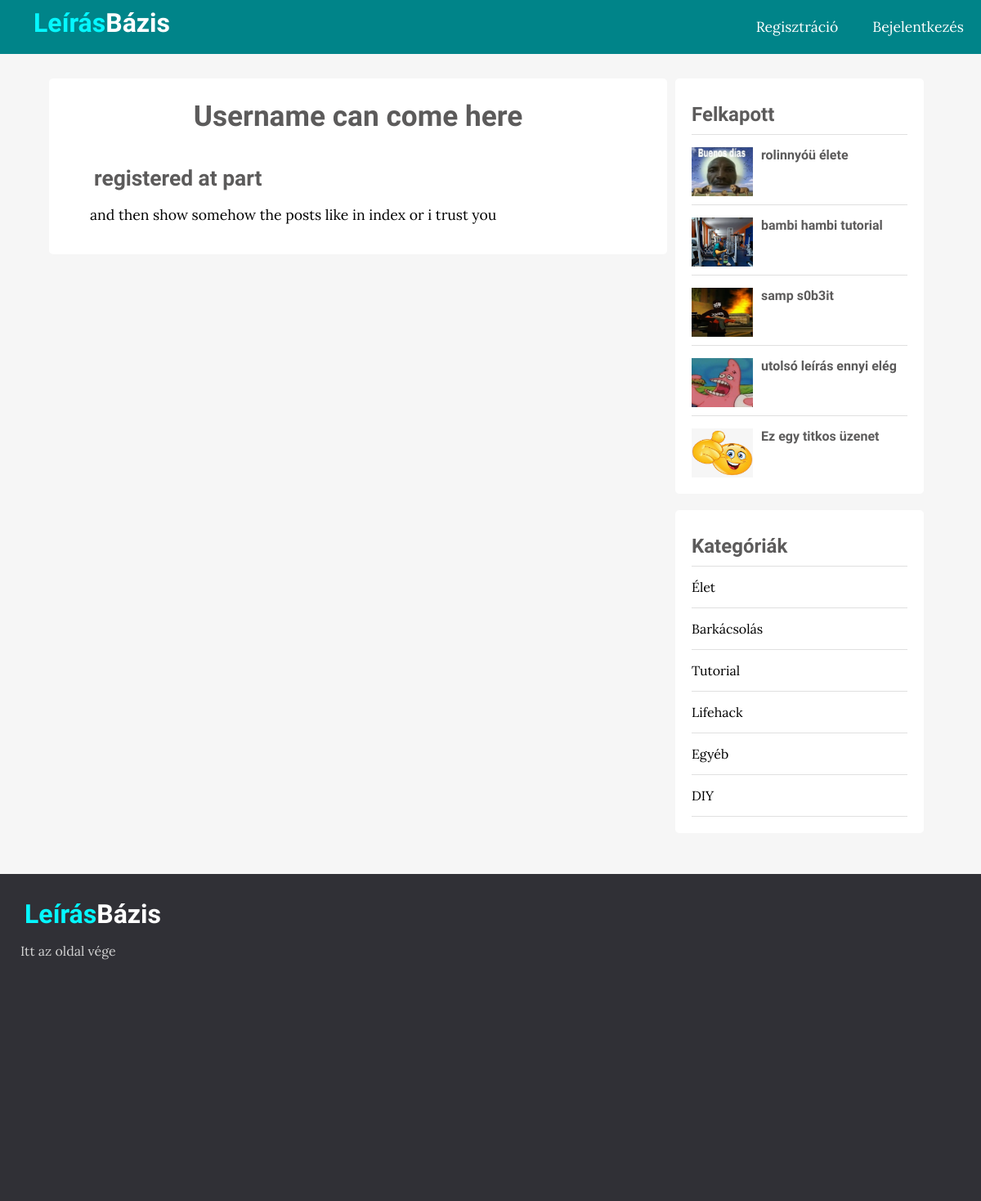
Page /profile.php?id=28 on the committed database.
### tables this page shows
CREATE TABLE `posts` (
  `id` int(11) NOT NULL,
  `user_id` int(11) NOT NULL,
  `topic_id` int(11) DEFAULT NULL,
  `title` varchar(255) NOT NULL,
  `image` varchar(255) NOT NULL,
  `body` text NOT NULL,
  `published` tinyint(4) NOT NULL,
  `created_at` datetime NOT NULL DEFAULT current_timestamp()
);

CREATE TABLE `topics` (
  `id` int(11) NOT NULL,
  `name` varchar(100) NOT NULL,
  `description` text NOT NULL
);

### app/database/db.php (called while the page is built, shortened)
<?php
require('connect.php');
function executeQuery($sql, $data)
{
    global $conn;
    $stmt = $conn->prepare($sql);
    $values = array_values($data);
    $types = str_repeat('s', count($values));
    $stmt->bind_param($types, ...$values);
    $stmt->execute();
    return $stmt;
}
function selectAll($table, $conditions = [])
{
    global $conn;
    $sql = "SELECT * FROM $table";
    if (empty($conditions)) {
        $stmt = $conn->prepare($sql);
        $stmt->execute();
        $records = $stmt->get_result()->fetch_all(MYSQLI_ASSOC);
        return $records;
    } else {
        $i = 0;
        foreach ($conditions as $key => $value) {
            if ($i === 0) {
                $sql = $sql . " WHERE $key=?";
            } else {
                $sql = $sql . " AND $key=?";
            }
            $i++;
        }
        $stmt = executeQuery($sql, $conditions);
        $records = $stmt->get_result()->fetch_all(MYSQLI_ASSOC);
        return $records;
    }
}
function selectOne($table, $conditions)
{
    $sql = "SELECT * FROM $table";
    $i = 0;
    foreach ($conditions as $key => $value) {
        if ($i === 0) {
            $sql = $sql . " WHERE $key=?";
        } else {
            $sql = $sql . " AND $key=?";
        }
        $i++;
    }
    $sql = $sql . " LIMIT 1";
    $stmt = executeQuery($sql, $conditions);
    $records = $stmt->get_result()->fetch_assoc();
    return $records;
}

### app/controllers/posts.php (called while the page is built, shortened)
<?php
include(ROOT_PATH . "/app/database/db.php");
$table = 'posts';
$topics = selectAll('topics');
if (isset($_GET['id'])) {
    $post = selectOne($table, ['id' => $_GET['id']]);
}

### profile.php (the view, shortened to what this page needs)
<?php include(ROOT_PATH . '/app/controllers/posts.php');
$topics = selectAll('topics');
$posts = selectAll('posts', ['published' => 1]);
?>
<!DOCTYPE html>
<html lang="hu">
<head>
  <link rel="stylesheet" href="https://use.fontawesome.com/releases/v5.7.2/css/all.css"
>
  <link rel="stylesheet" href="assets/css/style.css">
</head>
<body>
  <?php include(ROOT_PATH . "/app/includes/header.php"); ?>
  <div class="page-wrapper">
    <div class="content clearfix">
      <div class="main-content-wrapper">
        <div class="main-content single">
          <h1 class="post-title"><?php ?>Username can come here</h1>
          <h2>registered at part</h2>
          <div class="post-content">
            <p>and then show somehow the posts like in index or i trust you</p>
          </div>
        </div>
      </div>
      <div class="sidebar single">
        <div class="section popular">
          <h2 class="section-title">Felkapott</h2>
          <?php foreach ($posts as $p): ?>
            <div class="post clearfix">
              <img src="<?php echo BASE_URL . '/assets/images/' . $p['image']; ?>" alt="">
              <a href="" class="title">
                <h4><?php echo $p['title'] ?></h4>
              </a>
            </div>
          <?php endforeach; ?>
        </div>
        <div class="section topics">
          <h2 class="section-title">Kategóriák</h2>
          <ul>
            <?php foreach ($topics as $topic): ?>
              <li><a href="<?php echo BASE_URL . '/index.php?t_id=' . $topic['id'] . '&name=' . $topic['name'] ?>"><?php echo $topic['name']; ?></a></li>
            <?php endforeach; ?>
          </ul>
        </div>
      </div>
    </div>
  </div>
  <?php include(ROOT_PATH . "/app/includes/footer.php"); ?>
</body>
</html>

### assets/css/style.css (style rules this page uses)
* { box-sizing: border-box; }
html, body { height: 100%; padding: 0px; margin: 0px; background: #f6f6f6; font-family: "Lora", serif; }
h1, h2, h3, h4, h5, h6 { font-family: "Candal", serif; color: #5c5b5b; margin: 5px; }
a { text-decoration: none; color: inherit; }
.clearfix::after { content: ""; display: block; clear: both; }
.page-wrapper { min-height: 100%; }
.content { width: 90%; margin: 30px auto 30px; }
.content .main-content { width: 70%; float: left; }
.content .main-content.single { background: white; padding: 20px 50px; font-size: 1.1em; border-radius: 5px; }
.content .main-content.single .post-title { text-align: center; margin-bottom: 40px; }
.content .popular .post { border-top: 1px solid #e0e0e0; margin-top: 10px; padding-top: 10px; }
.content .popular .post img { height: 60px; width: 75px; float: left; margin-right: 10px; }
.content .sidebar { width: 30%; float: left; }
.content .sidebar.single { padding: 0px 10px; }
.content .sidebar .section { background: white; padding: 20px; border-radius: 5px; margin-bottom: 20px; }
.content .sidebar .section .section-title { margin: 10px 0px 10px 0px; }
.content .sidebar .section.topics ul { margin: 0px; padding: 0px; list-style: none; border-top: 1px solid #e0e0e0; }
.content .sidebar .section.topics ul li a { display: block; padding: 15px 0px 15px 0px; border-bottom: 1px solid #e0e0e0; transition: all 0.3s; }

### rows in the picture
posts: image (picture), title "rolinnyóü élete"
posts: image (picture), title "bambi hambi tutorial"
posts: image (picture), title "samp s0b3it"
posts: image (picture), title "utolsó leírás ennyi elég"
posts: image (picture), title "Ez egy titkos üzenet"
topics: name "Élet"
topics: name "Barkácsolás"
topics: name "Tutorial"
topics: name "Lifehack"
topics: name "Egyéb"
topics: name "DIY"
